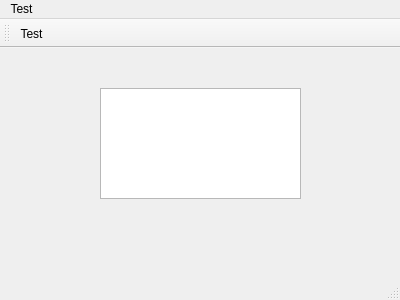
<?xml version="1.0" encoding="UTF-8"?>
<ui version="4.0">
 <class>MainWindow</class>
 <widget class="QMainWindow" name="MainWindow">
  <property name="geometry">
   <rect>
    <x>0</x>
    <y>0</y>
    <width>400</width>
    <height>300</height>
   </rect>
  </property>
  <property name="windowTitle">
   <string>MainWindow</string>
  </property>
  <widget class="QWidget" name="centralWidget">
   <widget class="QTextEdit" name="textEdit">
    <property name="geometry">
     <rect>
      <x>100</x>
      <y>40</y>
      <width>201</width>
      <height>111</height>
     </rect>
    </property>
   </widget>
  </widget>
  <widget class="QMenuBar" name="menuBar">
   <property name="geometry">
    <rect>
     <x>0</x>
     <y>0</y>
     <width>400</width>
     <height>23</height>
    </rect>
   </property>
   <widget class="QMenu" name="menuTest">
    <property name="title">
     <string>Test</string>
    </property>
    <addaction name="separator"/>
    <addaction name="actiondsat"/>
    <addaction name="actionTest"/>
   </widget>
   <addaction name="menuTest"/>
  </widget>
  <widget class="QToolBar" name="mainToolBar">
   <property name="toolButtonStyle">
    <enum>Qt::ToolButtonIconOnly</enum>
   </property>
   <attribute name="toolBarArea">
    <enum>TopToolBarArea</enum>
   </attribute>
   <attribute name="toolBarBreak">
    <bool>false</bool>
   </attribute>
   <addaction name="actionTest"/>
  </widget>
  <widget class="QStatusBar" name="statusBar"/>
  <action name="actionTest">
   <property name="icon">
    <iconset resource="res.qrc">
     <normaloff>:/images/images/103.bmp</normaloff>
     <normalon>images/103.bmp</normalon>:/images/images/103.bmp</iconset>
   </property>
   <property name="text">
    <string>Test</string>
   </property>
   <property name="toolTip">
    <string>测试一下</string>
   </property>
   <property name="shortcut">
    <string>Ctrl+C</string>
   </property>
  </action>
  <action name="actiondsat">
   <property name="text">
    <string>dsat</string>
   </property>
  </action>
 </widget>
 <layoutdefault spacing="6" margin="11"/>
 <resources>
  <include location="res.qrc"/>
 </resources>
 <connections/>
</ui>
